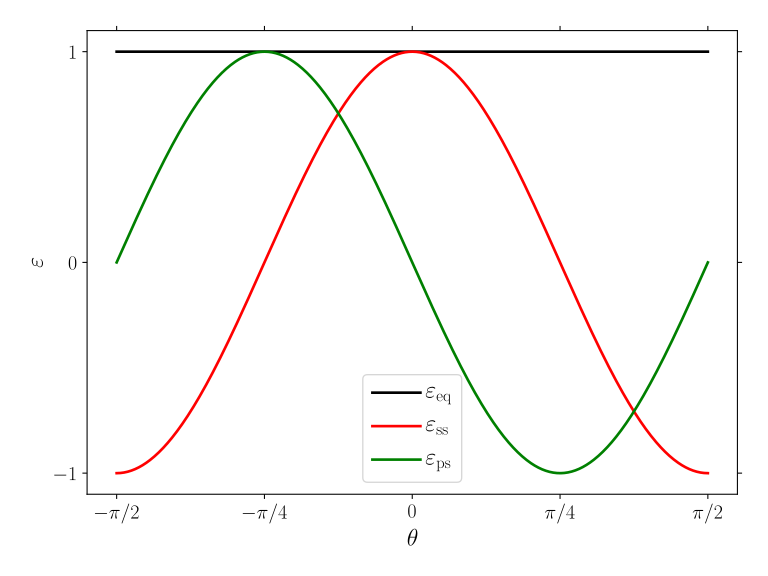

Here is the Python script that generated this plot:
import numpy as np
import matplotlib.pyplot as plt

plt.style.use(['goose','goose-latex'])

# rotation matrix, based on angle
rotation = lambda theta : np.array([
    [  np.cos(theta), -np.sin(theta) ],
    [  np.sin(theta),  np.cos(theta) ],
  ])

# simple shear strain
simple = np.array([
  [ 0. , 1. ],
  [ 1. , 0. ],
])

# initialize strain measures
theta  = np.linspace(-np.pi/2.,+np.pi/2,800)
eps_ps = np.empty(theta.shape)
eps_ss = np.empty(theta.shape)
eps_eq = np.empty(theta.shape)

# compute
for i in range(theta.size):

  R         = rotation(theta[i])
  eps       = (R.dot(simple)).dot(R.T)
  eps_ps[i] = eps[0,0]
  eps_ss[i] = eps[0,1]
  eps_eq[i] = np.sqrt( 1./2. * ( eps[0,0]**2. + eps[1,1]**2. + 2.*eps[0,1]**2. ) )

# --------------------------------------------------------------------------------------------------

fig,ax = plt.subplots()

ax.plot(theta,eps_eq,label=r'$\varepsilon_\mathrm{eq}$')
ax.plot(theta,eps_ss,label=r'$\varepsilon_\mathrm{ss}$')
ax.plot(theta,eps_ps,label=r'$\varepsilon_\mathrm{ps}$')

plt.legend()

ax.xaxis.set_ticklabels([r'$-\pi/2$',r'$-\pi/4$',r'$0$',r'$\pi/4$',r'$\pi/2$'])
ax.xaxis.set_ticks([-np.pi/2.,-np.pi/4.,0,np.pi/4.,np.pi/2.])
ax.yaxis.set_ticks([-1,0,1])

plt.xlabel(r'$\theta$')
plt.ylabel(r'$\varepsilon$')

plt.savefig('epseq_2d.svg')
